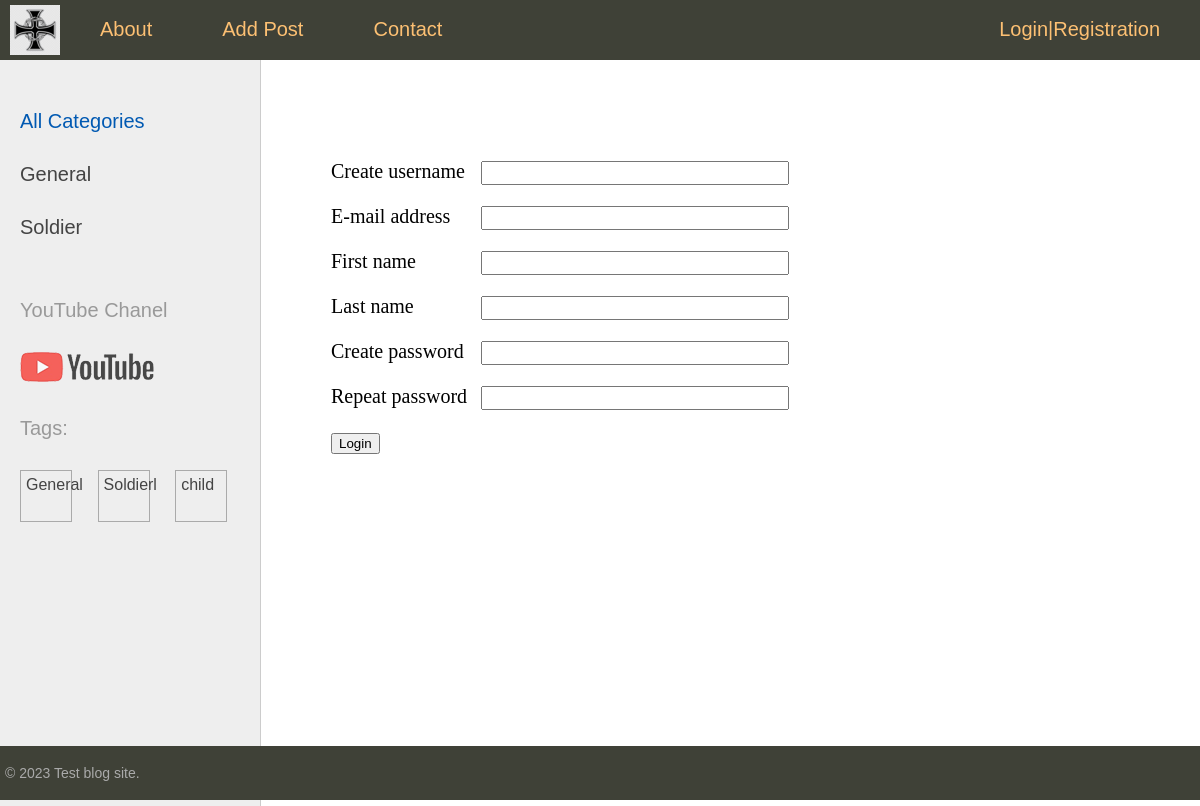
The page /users/register/ on the database its author committed.
### sitetest/models.py (models this page shows, shortened)
class Category(models.Model):
    name = models.CharField(max_length=100, db_index=True, verbose_name="Category")
    slug = models.SlugField(max_length=255, unique=True, db_index=True, verbose_name="Slug")
    class Meta:
        verbose_name = "Category"
        verbose_name_plural = "Catefories"
    def get_absolute_url(self):
        return reverse("category", kwargs={"cat_slug": self.slug})

class TagPost(models.Model):
    tag = models.CharField(max_length=100, db_index=True)
    slug = models.SlugField(max_length=255, unique=True, db_index=True)
    def get_absolute_url(self):
        return reverse("tags", kwargs={"tag_slug": self.slug})

### users/views.py (the view)
# urls.py: path('register/', views.RegisterUser.as_view(), name="registration"),
class RegisterUser(CreateView):
    form_class = RegistrationForm
    template_name = 'users/register.html'
    extra_context = {'title': "Registration"}
    success_url = reverse_lazy('users:login')

### users/forms.py (shortened to what this page needs)
class RegistrationForm(UserCreationForm):
    username = forms.CharField(label="Create username", widget=forms.TextInput(attrs={'class': 'form-input'}))
    password1 = forms.CharField(label="Create password", widget=forms.TextInput(attrs={'class': 'form-input'}))
    password2 = forms.CharField(label="Repeat password", widget=forms.TextInput(attrs={'class': 'form-input'}))
    class Meta:
        model = get_user_model()
        fields = ['username', 'email', 'first_name', 'last_name', 'password1', 'password2']
        labels = {
            'email': "E-mail address",
            'first_name': "First name",
            'last_name': "Last name"
        }
        widgets = {
            'email': forms.TextInput(attrs={'class': 'form-input'}),
            'first_name': forms.TextInput(attrs={'class': 'form-input'}),
            'last_name': forms.TextInput(attrs={'class': 'form-input'})
        }

### sitetest/templatetags/person_tags.py (called while the page is built)
@register.inclusion_tag('sitetest/list_categories.html')
def show_categories(cat_selected=0):
    cats = Category.objects.annotate(total=Count("categ")).filter(total__gt=0)
    return {'cats': cats, 'cat_selected': cat_selected}

@register.inclusion_tag('sitetest/list_tags.html')
def show_tags():
    tags = TagPost.objects.annotate(total=Count("tags")).filter(total__gt=0)
    return {'tags': tags}

### users/context_processors.py (called while the page is built)
def get_upper_menu(request):
    return {'upper_menu':menu}

### users/templates/users/register.html (shortened to what this page needs)
{%extends 'base.html'%}
{%block content%}
<form method="post">
    {% for f in form %}
    <p><label class="form-label" for="{{ f.id_for_label }}">{{ f.label }}</label>{{ f }}</p>
    {% endfor %}
    <button type="submit">Login</button>
</form>
{%endblock%}

### sitetest/templates/sitetest/list_categories.html
{% for cat in cats %}
{% if cat.id == cat_selected%}
<li class="selected">{{cat.name}}</li>
{% else %}
<li><a href="{{ cat.get_absolute_url }}">{{cat.name}}</a></li>
{% endif %}
{% endfor %}

### sitetest/templates/sitetest/list_tags.html
{%if tags%}
<p> Tags: </p>
<ul class="tags-list">
    {%for t in tags%}
    <li><a href="{{ t.get_absolute_url }}">{{t.tag}}</a></li>
    {%endfor%}
</ul>
{%endif%}

### sitetest/static/sitetest/css/styles.css (style rules this page uses)
html, body { font-family: 'Arial'; margin: 0; padding: 0; height: 100%; width: 100%; color: #444; }
a { color: #0059b2; text-decoration: none; }
.left-chapters ul { width: 230px; margin: 0; padding: 20px 10px 10px 20px; list-style: none; font-size: 20px; }
.left-chapters ul li { margin: 30px 0 0 0; color: #999; }
.left-chapters ul li a { color: #444; text-decoration: none; }
.left-chapters ul li.share p { margin: 30px 0 30px 0; }
.left-chapters ul li.share a { display: inline-block; width: 40px; height: 40px; margin: 0 20px 0 0; }
ul.tags-list { width: 100%; margin: 0; padding: 0; list-style: none; }
ul.tags-list li { margin: 0; padding: 0 0 10px; display: inline-block; }
ul.tags-list li a { padding: 5px; font-size: 16px; border: 1px solid #aaa; }
.form-input { width: 300px; font-size: 16px; }
.form-label { display: inline-block; min-width: 150px; vertical-align: top; }

### rows shown on the page
Category: name "General"
Category: name "Soldier"
TagPost: tag "General"
TagPost: tag "Soldierl"
TagPost: tag "child"

### other values the page prints
{{ m.title }} "About" "Add Post" "Contact"
{{ f.label }} "Create username" "E-mail address" "First name" "Last name" "Create password" "Repeat password"
